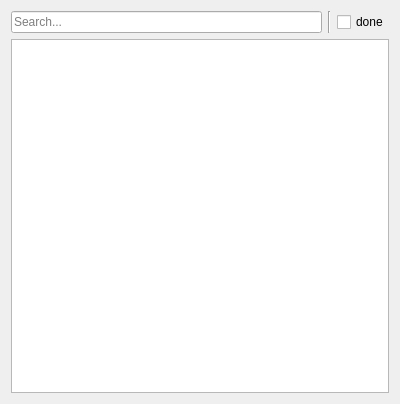
<?xml version="1.0" encoding="UTF-8"?>
<ui version="4.0">
 <class>TaskTreeWidget</class>
 <widget class="QWidget" name="TaskTreeWidget">
  <property name="geometry">
   <rect>
    <x>0</x>
    <y>0</y>
    <width>400</width>
    <height>404</height>
   </rect>
  </property>
  <property name="windowTitle">
   <string>Form</string>
  </property>
  <property name="styleSheet">
   <string notr="true">QTreeView::branch:has-siblings:!adjoins-item {
     border-image: url(:/pix/vline.png) 0;
 }

 QTreeView::branch:has-siblings:adjoins-item {
     border-image: url(:/pix/branch-more.png) 0;
 }

 QTreeView::branch:!has-children:!has-siblings:adjoins-item {
     border-image: url(:/pix/branch-end.png) 0;
 }

 QTreeView::branch:has-children:!has-siblings:closed,
 QTreeView::branch:closed:has-children:has-siblings {
         border-image: none;
         image: url(:/pix/branch-closed.png);
 }

 QTreeView::branch:open:has-children:!has-siblings,
 QTreeView::branch:open:has-children:has-siblings  {
         border-image: none;
         image: url(:/pix/branch-open.png);
 }</string>
  </property>
  <layout class="QVBoxLayout" name="verticalLayout" stretch="0,0">
   <item>
    <layout class="QHBoxLayout" name="horizontalLayout">
     <item>
      <widget class="QLineEdit" name="search">
       <property name="placeholderText">
        <string>Search...</string>
       </property>
      </widget>
     </item>
     <item>
      <widget class="Line" name="line">
       <property name="orientation">
        <enum>Qt::Vertical</enum>
       </property>
      </widget>
     </item>
     <item>
      <widget class="QCheckBox" name="showDone">
       <property name="text">
        <string>done</string>
       </property>
      </widget>
     </item>
    </layout>
   </item>
   <item>
    <widget class="TaskTreeView" name="tasksView"/>
   </item>
  </layout>
 </widget>
 <customwidgets>
  <customwidget>
   <class>TaskTreeView</class>
   <extends>QTreeView</extends>
   <header>src/ui/tasktreeview.h</header>
  </customwidget>
 </customwidgets>
 <tabstops>
  <tabstop>tasksView</tabstop>
  <tabstop>search</tabstop>
  <tabstop>showDone</tabstop>
 </tabstops>
 <resources/>
 <connections/>
</ui>
